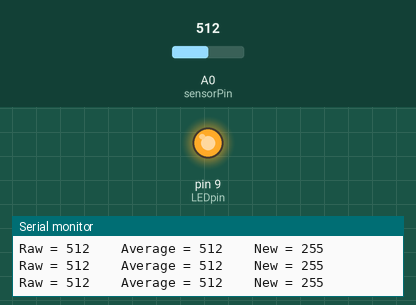
This sketch was run on a simulated Arduino Uno, built with avr-gcc and run on an emulated ATmega328P. Parts: output pins drawn as LEDs (lit = HIGH), the last lines printed to the serial monitor. Inputs (shaded band) come from the test bench; at power-on: A0 (sensorPin) = 512.

Above: at 1.2 s.
1.3 s: A0 (sensorPin) set to 306
At 3.2 s:
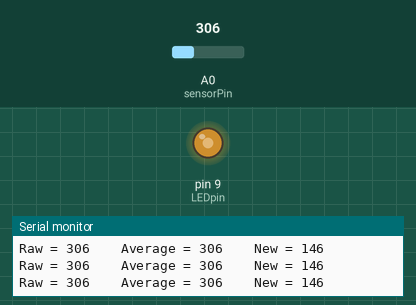
3.5 s: A0 (sensorPin) set to 122
At 5.2 s:
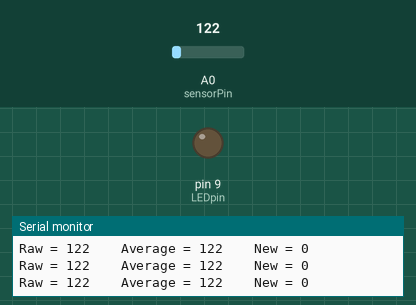
5.5 s: A0 (sensorPin) set to 167
8.5 s: A0 (sensorPin) set to 198
At 9.02 s:
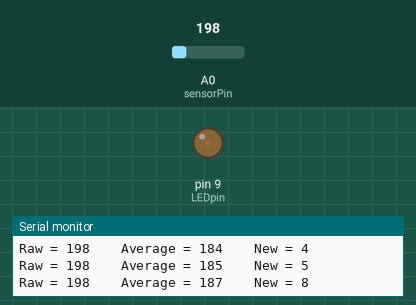
10.7 s: A0 (sensorPin) set to 716
At 12.4 s:
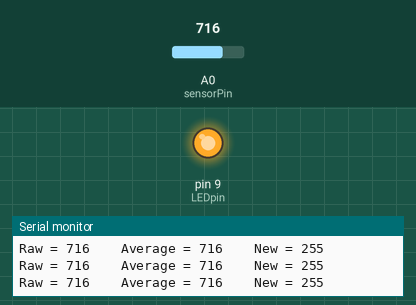
Timing chart, 0 to 13.9 s (numbered marks = the images above; inputs shaded):
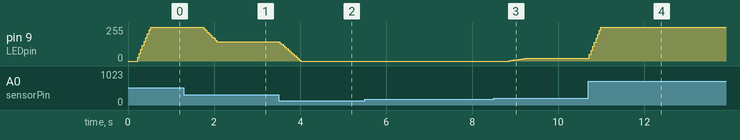

The sketch:

wk5_assignment.ino
```cpp
int sensorPin = A0;
int sensorValue = 0;
int LEDpin = 9;
int newSensorValue;

const int numReadings = 20;

int readings[numReadings];      // the readings from the analog input
int readIndex = 0;              // the index of the current reading
int total = 0;                  // the running total
int average = 0;                // the average

int inputPin = A0;

void setup() {
  // configure pins
  pinMode(sensorPin, INPUT);
  pinMode(LEDpin, OUTPUT);

  // initialize serial communication with computer:
  Serial.begin(9600);

  // initialize all the readings to 0:
  for (int thisReading = 0; thisReading < numReadings; thisReading++) {
    readings[thisReading] = 0;
  }
}

void loop() {
  // read raw data to compare
  sensorValue = analogRead(sensorPin);
  Serial.print("Raw = ");
  Serial.print(sensorValue);
  Serial.print("\t\t");

  // start smoothing
  // subtract the last reading:
  total = total - readings[readIndex];
  // read from the sensor:
  readings[readIndex] = analogRead(sensorPin);
  // add the reading to the total:
  total = total + readings[readIndex];
  // advance to the next position in the array:
  readIndex = readIndex + 1;

  // if we're at the end of the array...
  if (readIndex >= numReadings) {
    // ...wrap around to the beginning:
    readIndex = 0;
  }

  // calculate the average:
  average = total / numReadings;
  // send it to the computer as ASCII digits
  Serial.print("Average = ");
  Serial.print(average);
  Serial.print("\t\t");

  //map the range from your average values to the range of
  //an LED output
  newSensorValue = map(average, 180, 400, 0, 255);

  //constrain the input range to LED output values
  newSensorValue = constrain(newSensorValue, 0, 255);

  Serial.print("New = ");
  Serial.println(newSensorValue);

  analogWrite(LEDpin, newSensorValue);

  delay(1);

}
```

Measured:
- after the input at 1.3 s, pin 9 (LEDpin): moves from 255/255 to 146/255 over 0.35 s, starting after 0.42 s
- after the input at 3.5 s, pin 9 (LEDpin): moves from 146/255 to 0/255 over 0.49 s, starting at once
- after the input at 8.5 s, pin 9 (LEDpin): moves from 0/255 to 20/255 over 0.37 s, starting after 0.36 s
- after the input at 10.7 s, pin 9 (LEDpin): 20/255 → 255/255 at once
